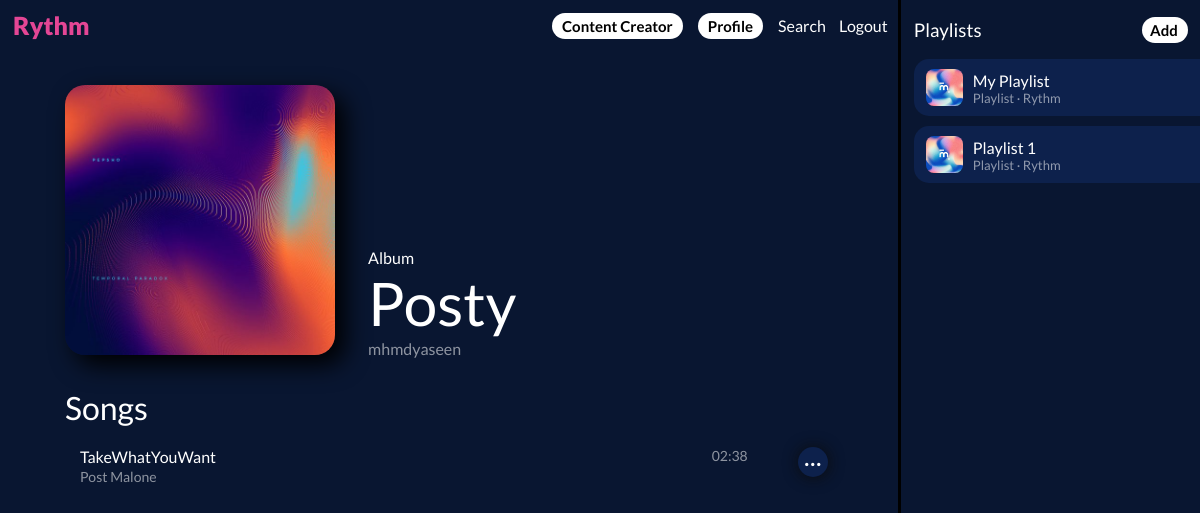
/home_album_song/Posty (signed in), run on the app's committed database.
### model/main.py (models this page shows)
class Album(db.Model):
    __tablename__ = 'Album'
    id = db.Column(db.Integer, primary_key = True)
    album_cover_path = db.Column(db.String(250), unique = True, nullable = True)
    name = db.Column(db.String(30), unique = True, nullable = False)
    artist_username = db.Column(db.String(50), nullable = False)
    artist_name = db.Column(db.String(50), nullable = False)
    year = db.Column(db.Integer, nullable = False)

class Song(db.Model):
    __tablename__ = 'Song'
    id = db.Column(db.Integer, primary_key = True)
    name = db.Column(db.String(30), unique = True, nullable = False)
    artist_username = db.Column(db.String(50), nullable = False)
    artist_name = db.Column(db.String(50), nullable = False)
    album_id = db.Column(db.Integer, db.ForeignKey('Album.id'), nullable = True)
    genre = db.Column(db.String(50), nullable = False)
    year = db.Column(db.Integer, nullable = False)
    audio_file_path = db.Column(db.String(250), unique = True, nullable = False)
    cover_path = db.Column(db.String(250), nullable = False)
    duration = db.Column(db.Integer, nullable = False)
    lyrics = db.Column(db.Text, nullable = True)
    lyrics_rating = db.Column(db.Float, nullable = False)
    lyrics_rating_count = db.Column(db.Integer, nullable = False)
    total_lyrics_rating = db.Column(db.Float)
    views = db.Column(db.Integer, nullable = False)
    song_rating = db.Column(db.Float)
    song_rating_count = db.Column(db.Integer)
    total_song_rating = db.Column(db.Float)
    playlists = db.relationship('Playlist', secondary = 'Playlist_song', back_populates = 'songs')

class Playlist(db.Model):
    __tablename__ = 'Playlist'
    id = db.Column(db.Integer, primary_key = True)
    name = db.Column(db.String(30), unique = False, nullable = False)
    user_username = db.Column(db.String(50), nullable = False)
    songs = db.relationship('Song', secondary = 'Playlist_song', back_populates = 'playlists')
    __table_args__ = (db.UniqueConstraint('user_username','name'),)

### app.py (the view)
@app.route('/home_album_song/<string:name>')
@login_required
def home_album_song(name):
    album_details = db.session.query(Album.album_cover_path,
                                     Album.name,
                                     Album.artist_username).filter(Album.name == name).first()
    songs_info = db.session.query(Song.name.label('song_name'),
                                    Song.artist_name.label('artist_name'),
                                    Song.duration).join(Album, Album.id == Song.album_id).filter(Album.name == name).all()
    playlists_info = db.session.query(Playlist.name).filter(Playlist.user_username == current_user.username).all()
    playlists_name = [playlist[0] for playlist in playlists_info]
    return render_template('album-song.html', album_details = album_details, songs_info = songs_info, playlists_info = playlists_info, playlists_name = playlists_name)

### app.py (called while the page is built)
@login_manager.user_loader
def load_user(id):
    return db.session.get(User, int(id))

### templates/album-song.html (shortened to what this page needs)
{% extends 'base.html' %}
{% block body %}
            <div class="main-cat">
                <div class="album-details">
                    <div class="album-cov">
                        <img src="{{ url_for('album_cover', filename=album_details[0]) }}" class="album-cover">
                    </div>
                    <div class="album-info">
                        <div>Album</div>
                        <div class="album-name">{{album_details[1]}}</div>
                        <div class="artist-name">{{album_details[2]}}</div>
                    </div>
                </div>
            </div>
            <div class="song-list">
                <div class="list-heading">
                    Songs
                </div>
                <div class="main-list">
                    {% if songs_info|length == 0 %}
                        <h3 style="color: gray;">Currently You Haven't Uploaded Any Songs In This Album.</h3>
                    {% else %}
                    {% for song_info in songs_info %}
                    <div style="display: flex; justify-content:space-between; margin-top:20px;">
                        <div class="list-detail">
                            <a style="cursor:pointer;"  onclick="audioControl('{{song_info[1]}}')" id="play-button">{{song_info[0]}}</a>
                            <div class="list-show">{{song_info[1]}}</div>
                        </div>
                        <div style="margin-right:150px; font-size: 14px; color:rgba(255, 255, 255,0.54);">
                            {{song_info[2]}}
                            <div class="dropdown">
                                <button onclick="myFunction(this)" class="dropbtn">
                                    &centerdot;&centerdot;&centerdot;
                                </button>
                            </div>
                        </div>
                    </div>
                    {% endfor %}
                    {% endif %}
                </div>
            </div>
        </div>
{% endblock %}

### templates/base.html (shortened to what this page needs)
<!DOCTYPE html>
<html lang="en">
<head>
    <link rel="stylesheet" href="{{ url_for('static', filename='styles.css')}}">
</head>
<body>
    <div class="container">
        <div class="main-content">
            <div class="banner">
                <a class="brand-name" href="/home">Rythm</a>
                <div class="utils">
                    <div class="settings">
                        <a class="btn" href="{{ url_for('content_creator') }}">Content Creator</a>
                    </div>
                    <div class="search">
                        <a class="btn" href="/user_profile">Profile</a>
                    </div>
                    <div class="search" style="margin-right: 10px;">
                        <a class="show-more" href="/search">Search</a>
                    </div>
                    <div class="settings" style="margin-right: 10px;">
                        <a class="show-more" href="/logout">Logout</a>
                    </div>
                </div>
            </div>
        {% block body %}{% endblock %}
        <div class="side-bar">
            <div class="playlist-head">
                <h3 class="playlist-heading">Playlists</h3>
                <label class="add-btn" for="popup-trigger">Add</label>
            </div>
            <div class="playlists">
                {% if playlists_info|length == 0%}
                <h4 style="color: grey; margin-left:10px; margin-top:0px;">Create Your First Playlist.</h4>
                {% else %}
                {% for playlist_info in playlists_info %}
                <div class="playlist">
                    <div class="playlist-poster">
                        <img src="{{ url_for('playlist_cover', filename='static/uploads/playlist-cover/cover.jpg') }}" class="playlist-img">
                    </div>
                    <div class="playlist-detail">
                        <div class="playlist-name">
                            <a href="/playlist/{{playlist_info[0]}}" style="text-decoration:none;">
                                {{playlist_info[0]}}
                            </a>
                        </div>
                        <div class="playlist-show">
                            Playlist &centerdot; Rythm
                        </div>
                    </div>
                </div>
                {% endfor %}
                {% endif %}
            </div>
        </div>
    </div>
</body>
</html>

### static/styles.css (style rules this page uses)
:root { --black:rgb(13,26,53); }
* { color: white; font-family: 'Lato'; }
html,body { margin:0px; margin-left: 0px; margin-right: 0px; height: 100%; overflow: hidden; display: flex; flex-direction: column; }
body { background-color: black; }
.container { margin:0px; display: flex; flex:1; overflow: hidden; }
.banner, .admin-banner { display: flex; position: sticky; top:0px; justify-content: space-between; align-items: center; z-index: 99; }
.banner { padding-top: 10px; padding-bottom:10px; background-color: rgb(9,22,49); }
.brand-name, .dashboard-brand-name, .dashboard-brand-name-home { text-decoration: none; font-size: 25px; font-weight: 900; }
.brand-name { margin-left: 13px; color: rgb(228, 70, 149); }
.search, .settings { display: inline-block; }
.btn, .add-btn, .new-album, .rename-btn, .lyrics-btn { font-size:15px; text-decoration: none; border:none; border-radius: 20px; font-weight: bold; cursor: pointer; padding-right:10px; padding-top: 4px; padding-bottom: 4px; transition: all 0.1s; }
.btn { height: 22px; width: 40px; padding-left:10px; background-color: white; color:black; margin-right: 12px; }
.add-btn { height: 18px; width: 28px; padding-left:8px; background-color: white; color:black; margin-right: 12px; }
.main-content, .side-bar { display: flex; overflow-y: auto; flex-direction: column; padding-bottom: 100px; background-color: rgb(9,22,49); }
.main-content { flex:0.75; }
.album-details { margin-top: 35px; margin-left: 30px; }
.album-cov, .album-info { display: inline-block; }
.album-cover { width: 270px; border-radius: 20px; box-shadow: 10px 10px 25px black; }
.album-info { margin-left: 30px; }
.album-name { font-size: 60px; }
.artist-name { color:rgba(255, 255, 255,0.54); }
.song-list { margin-top:30px; margin-left: 40px; }
.list-heading { font-size: 32px; font-weight: 500; margin-left: 25px; }
.main-list { margin-top: 15px; margin-left: 25px; }
.side-bar { flex:0.25; margin-left: 3px; }
.main-cat { margin-left: 35px; }
.show-more { text-decoration: none; }
.playlist-head { display: flex; justify-content: space-between; align-items: center; border-bottom: 20px; }
.playlist-heading { font-weight: 400; padding-left: 13px; }
.playlist, .list-element { padding-top: 2px; margin-bottom: 10px; display: inline-block; display: flex; align-items: center; }
.playlist { width: 328px; height: 55px; margin-left: 13px; background-color:rgb(13, 33, 76); border-radius:15px; }
.playlist-img { width:37px; margin-left: 12px; border-radius: 8px; }
.playlist-detail { margin-left: 10px; }
.list-detail { margin-left: 15px; }
.playlist-show, .list-show { color:rgba(255, 255, 255,0.54); font-size: 13px; }
.playlist-show { padding-right: 100px; }
.list-show { margin-top: 2px; margin-bottom: 2px; font-size: 14px; }
.dropbtn { background-color: rgb(13, 33, 76); color: white; width: 30px; height: 30px; font-size: 22px; border: none; cursor: pointer; border-radius: 50px; box-shadow: 0.5px 0.5px 15px rgb(12,12,12); }
.dropdown { position: absolute; display: inline-block; margin-left: 50px; }

### data on the page
Album: album_cover_path (picture), name "Posty", artist_username "mhmdyaseen"
Song: name "TakeWhatYouWant", artist_name "Post Malone", duration "02:38"
Playlist: name "My Playlist"
Playlist: name "Playlist 1"
